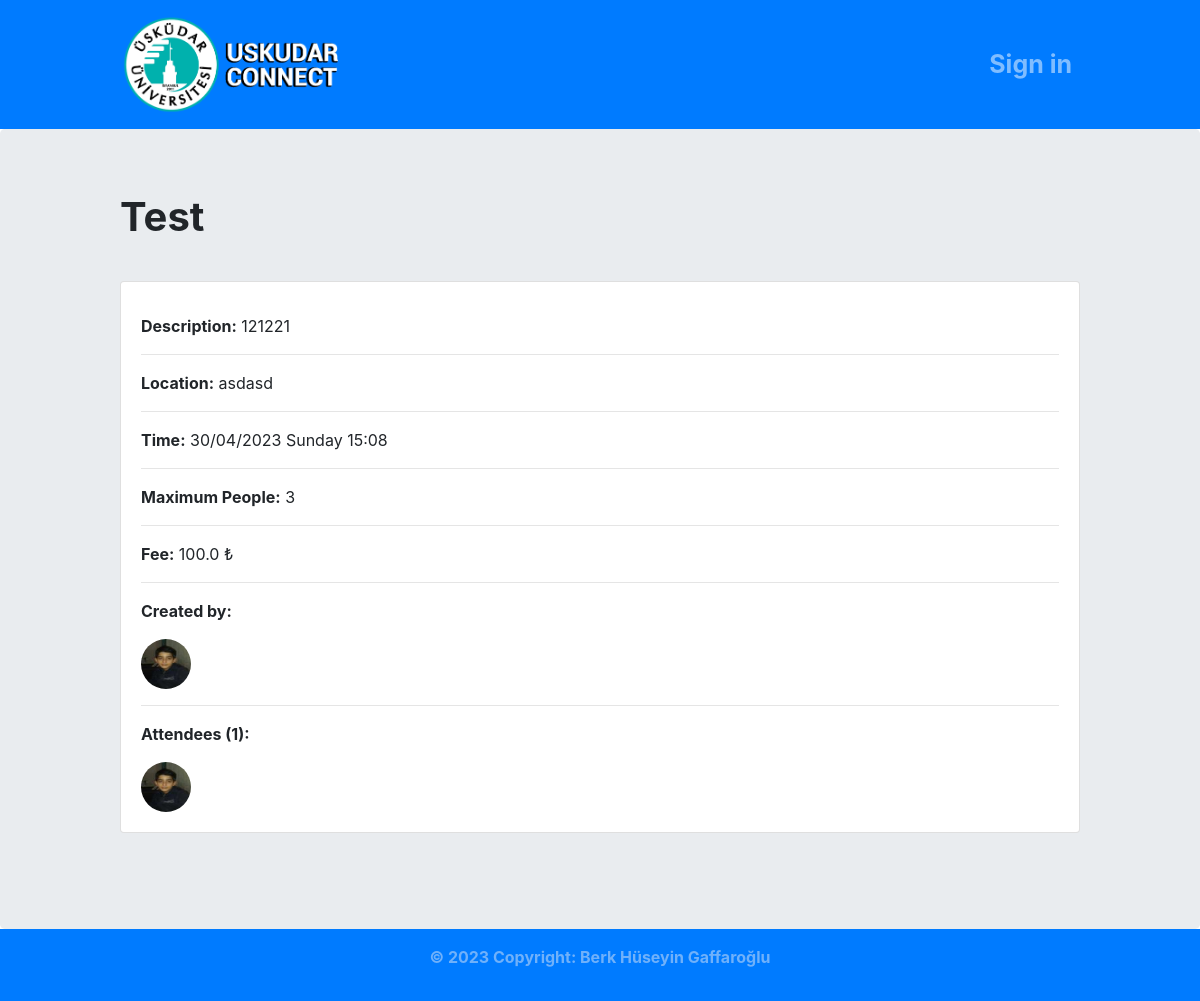
The page /event/1/ on the database its author committed.
### events/models.py (models this page shows, shortened)
class Event(models.Model):
    title = models.CharField(max_length=100)
    description = models.TextField(blank=True)
    location = models.TextField()
    price = models.FloatField(blank=True, default=0)
    time = models.DateTimeField(validators=[validate_datetime])
    users = models.ManyToManyField(User, related_name='events_attending')
    created_by = models.ForeignKey(User, on_delete=models.CASCADE, related_name='created_events', blank=True, default="", null=True)
    maximum_people = models.IntegerField(blank=True, default=3)

### users/models.py (models this page shows, shortened)
class Profile(models.Model):
    user = models.OneToOneField(User, on_delete=models.CASCADE)
    avatar = models.ImageField(default='default.jpg', upload_to='profile_images')
    bio = models.TextField()

### events/views.py (the view, shortened to what this page needs)
# urls.py: path('event/<int:pk>/', event_detail, name='event-detail'),
def event_detail(request, pk):
    event = Event.objects.get(pk=pk)
    all_attendants_list = event.users.all()
    is_attending = event.users.filter(id=request.user.id).exists()
    return render(request, 'events/event_detail.html', {'event': event, 'is_attending': is_attending, "shortened_attendant_list":all_attendants_list})

### templates/events/event_detail.html (shortened to what this page needs)
{% extends "base.html" %}
{% block content %}
        <h1><b>{{event.title|title}}</b></h1>
        <div class="card">
            <div class="card-body">
                <p class="card-text"><b>Description:</b> {{event.description}}</p>
                <hr/>
                <p class="card-text"><b>Location:</b> {{event.location}}</p>
                <hr/>
                <p class="card-text"><b>Time:</b> {{event.time|date:"j/m/Y l H:i" }}</p>
                <hr/>
                <p class="card-text"><b>Maximum People:</b> {{event.maximum_people}}</p>
                <hr/>
                <p class="card-text"><b>Fee:</b> {{event.price}} ₺</p>
                <hr/>
                <p class="card-text"><b>Created by:</b></p>
                <a href="{% url 'users-profile' pk=event.created_by.pk %}">
                    <img class="rounded-circle account-img"  width="50px" height="50px" src="{{ event.created_by.profile.avatar.url }} " style="cursor: pointer;"/>
                </a>
                <hr/>
                <b>Attendees ({{shortened_attendant_list|length}}): </b>
                {% if shortened_attendant_list|length > 0 %}
                <p class="card-text">
                    {% for user_ in shortened_attendant_list %}
                        <a href="{% url 'users-profile' pk=user_.pk %}">
                            <img class="rounded-circle account-img mt-3" data-toggle="tooltip" data-placement="right" title="{{user_.username}} is attending this event!" width="50px" height="50px" src="{{ user_.profile.avatar.url }} " style="cursor: pointer;"/>
                        </a>
                    {% endfor %}
                </p>
                {% else %}
                    No one attended this event yet. <br/><br/>
                {% endif %}
            </div>
          </div>
{% endblock content %}

### rows shown on the page
Event: title "Test", description "121221", location "asdasd", time "30/04/2023 Sunday 15:08", maximum_people "3", price "100.0", created_by.profile.avatar (picture)

### other values the page prints
{{ shortened_attendant_list|length }} "1"
